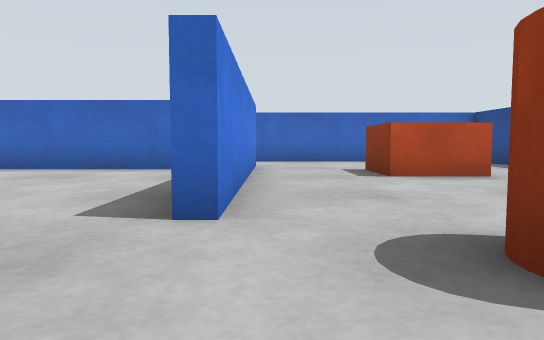
View 1 (above)

21 first-person views from a walk through a Gazebo world. The camera is 0.5 m above the floor, tilts 4° down and sees 70° across. The floor is counted in squares, 1 m on a side. Each view is taken from the middle of a square. On the plan, view 1 faces up. The plan holds only what a view shows up to about 9 squares ahead; the rest is blank.

View 2
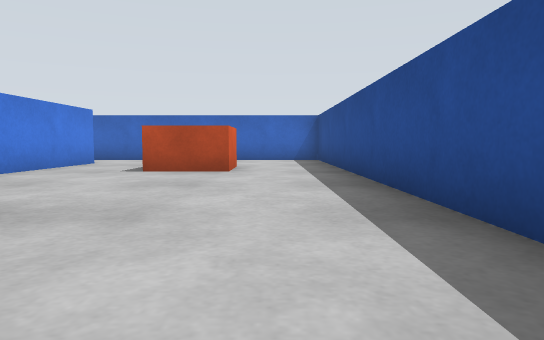

View 3
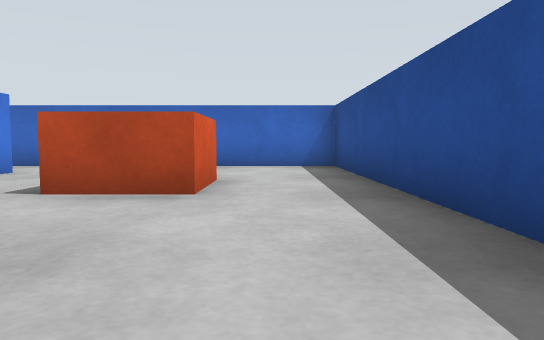

View 4
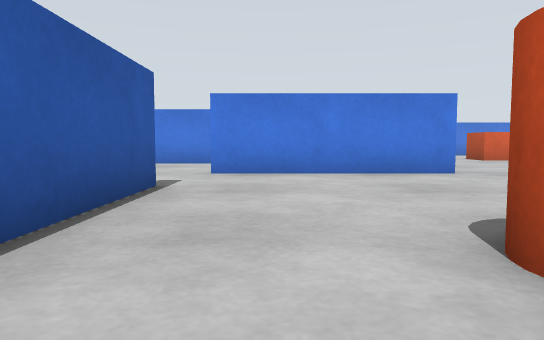

View 5
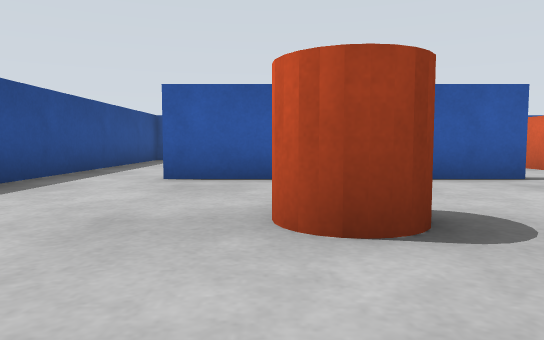

View 6
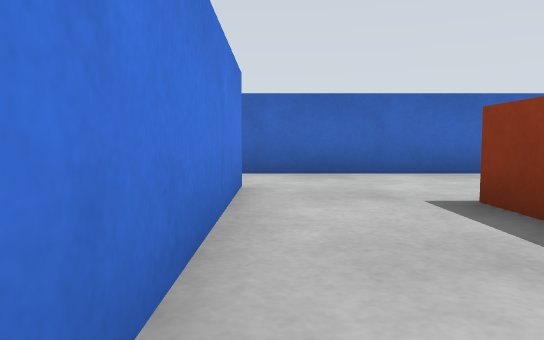

View 7
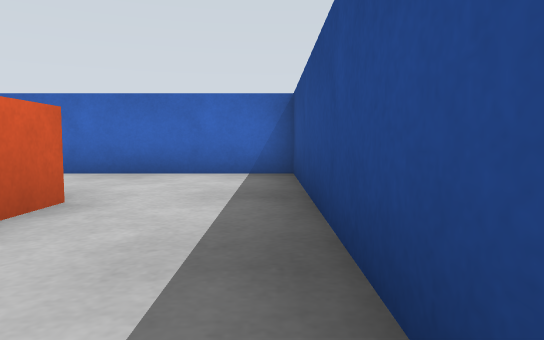

View 8
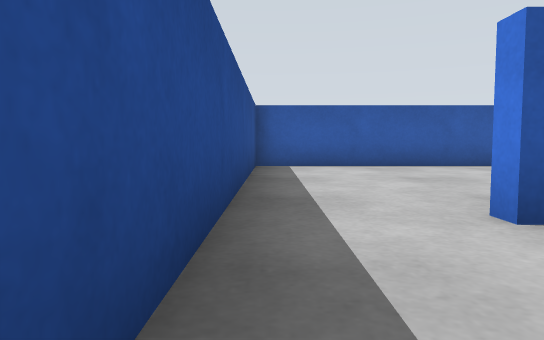

View 9
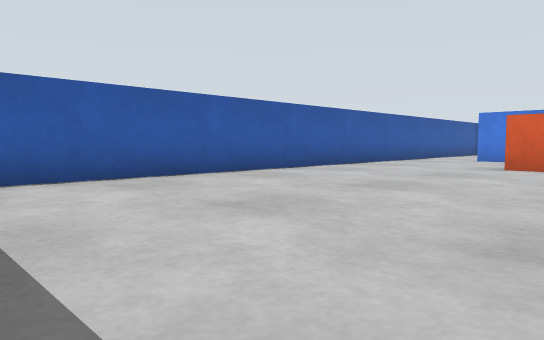

View 10
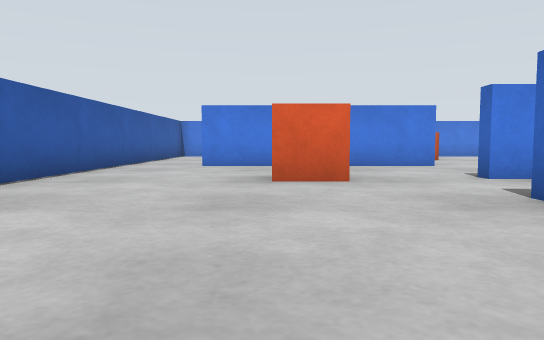

View 11
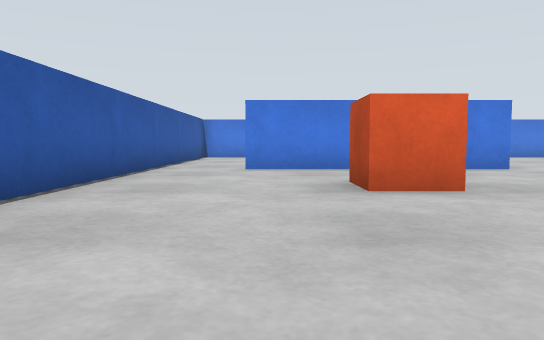

View 12
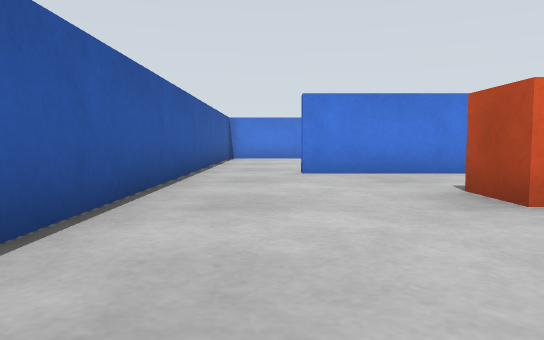

View 13
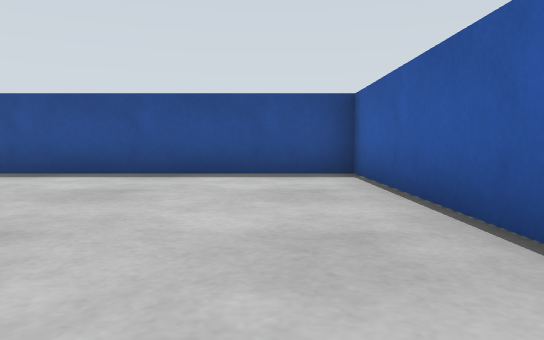

View 14
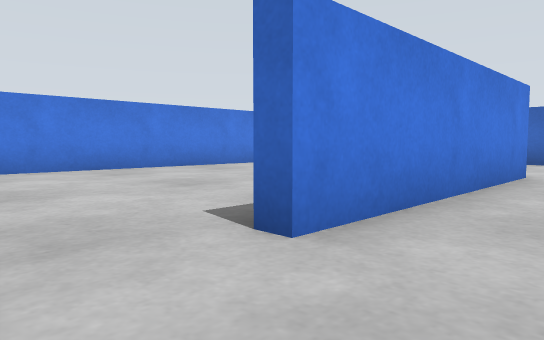

View 15
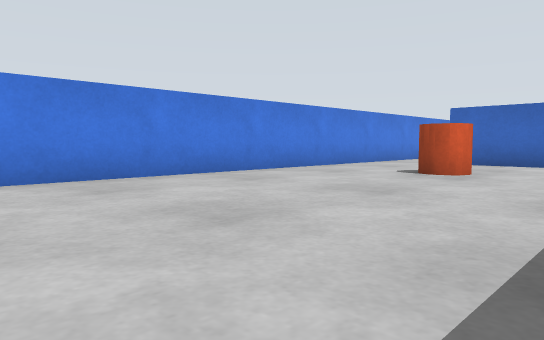

View 16
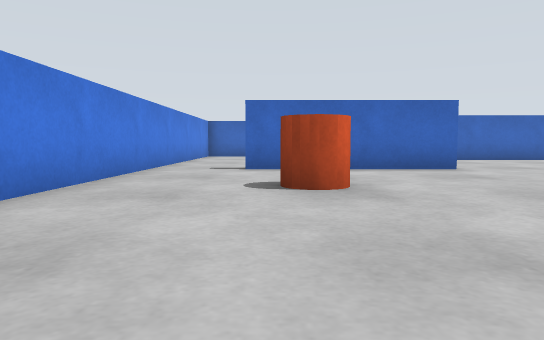

View 17
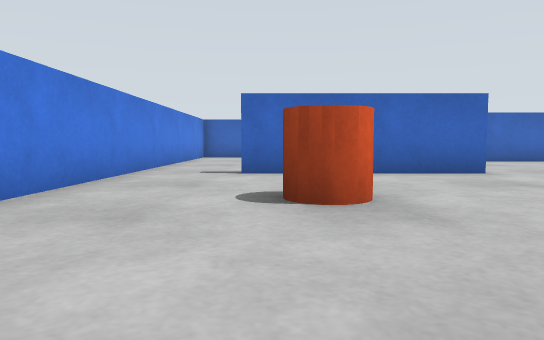

View 18
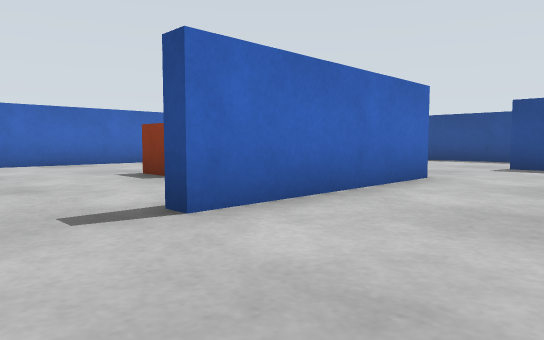

View 19
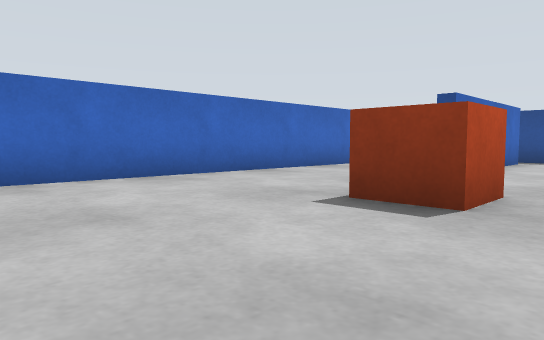

View 20
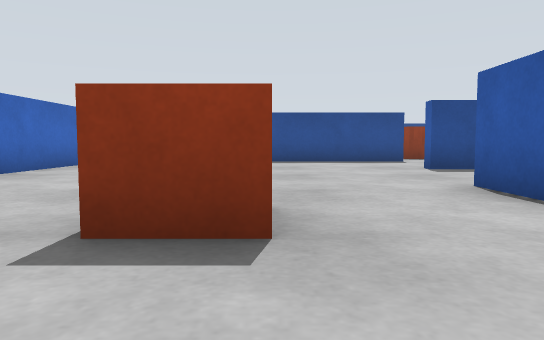

View 21
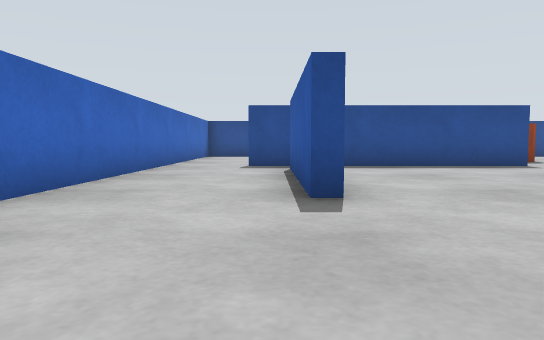

### Floor plan
Ten units are one square. View 1 is at (0, 0); x grows to the right and y downward. Boxes are objects, and circles mark ways between rooms. Rooms are numbered by the first view taken in them; rooms with no view inside come last. Other rooms are left out.
<svg viewBox="-128 -108 187 186">
<path fill="none" stroke="#000" d="M-3 -85 -3 -25 -7 -25M-33 -15 -33 10M-16 13 35 13M54 16 54 -103 4 -103M-33 10 -38 10M35 13 35 18M-63 16 -63 55M-65 73 54 73 54 16M-63 4 -63 16M-63 55 -68 55M-90 73 -65 73M-64 -33 -105 -33M-123 -36 -123 58M-78 -36 -65 -36M-105 -33 -105 -38M-123 -61 -123 -36M-15 -73 -55 -73 -55 -76 -15 -76M-36 -21 -36 -30 -33 -30 -33 -15M-7 -25 -7 -85M4 -103 -111 -103"/>
<rect x="5" y="-25" width="20" height="20" fill="#bbb"><title>orange cylinder</title></rect>
<rect x="15" y="-75" width="20" height="20" fill="#bbb"><title>orange box</title></rect>
<rect x="-45" y="25" width="20" height="20" fill="#bbb"><title>orange box</title></rect>
<rect x="-105" y="-15" width="20" height="20" fill="#bbb"><title>orange cylinder</title></rect>
<rect x="-95" y="-75" width="20" height="20" fill="#bbb"><title>orange box</title></rect>
<circle cx="-25" cy="10" r="3" fill="#2a7"/>
<circle cx="45" cy="10" r="3" fill="#2a7"/>
<circle cx="-25" cy="-25" r="3" fill="#2a7"/>
<circle cx="-5" cy="-95" r="3" fill="#2a7"/>
<circle cx="-55" cy="10" r="3" fill="#2a7"/>
<circle cx="-70" cy="65" r="3" fill="#2a7"/>
<circle cx="-115" cy="-40" r="3" fill="#2a7"/>
<circle cx="-55" cy="-30" r="3" fill="#2a7"/>
<text x="20" y="-40">1</text>
<text x="-10" y="40">2</text>
<text x="-90" y="20">3</text>
<text x="-70" y="-70">4</text>
</svg>
Room 1 opens to room 2. Room 1 opens to room 4. Room 2 opens to room 3. Room 3 opens to room 4.

Where each view was taken, in squares from view 1:
view 1: 0 up, 0 right, facing up
view 2: 1 down, 4 right, facing up
view 3: 2 up, 4 right, facing up
view 4: 0 up, 3 right, facing left
view 5: 4 up, 2 right, facing down
view 6: 4 up, 0 right, facing up
view 7: 4 up, 5 right, facing up
view 8: 1 up, 5 right, facing down
view 9: 2 down, 5 right, facing down-left
view 10: 4 down, 2 right, facing left
view 11: 5 down, 1 right, facing left
view 12: 6 down, 0 right, facing left
view 13: 6 down, 1 left, facing right
view 14: 7 down, 5 left, facing up-left
view 15: 6 down, 7 left, facing up-left
view 16: 4 down, 10 left, facing up
view 17: 3 down, 10 left, facing up
view 18: 1 up, 12 left, facing up-right
view 19: 5 up, 12 left, facing up-right
view 20: 6 up, 11 left, facing right
view 21: 8 up, 9 left, facing right
